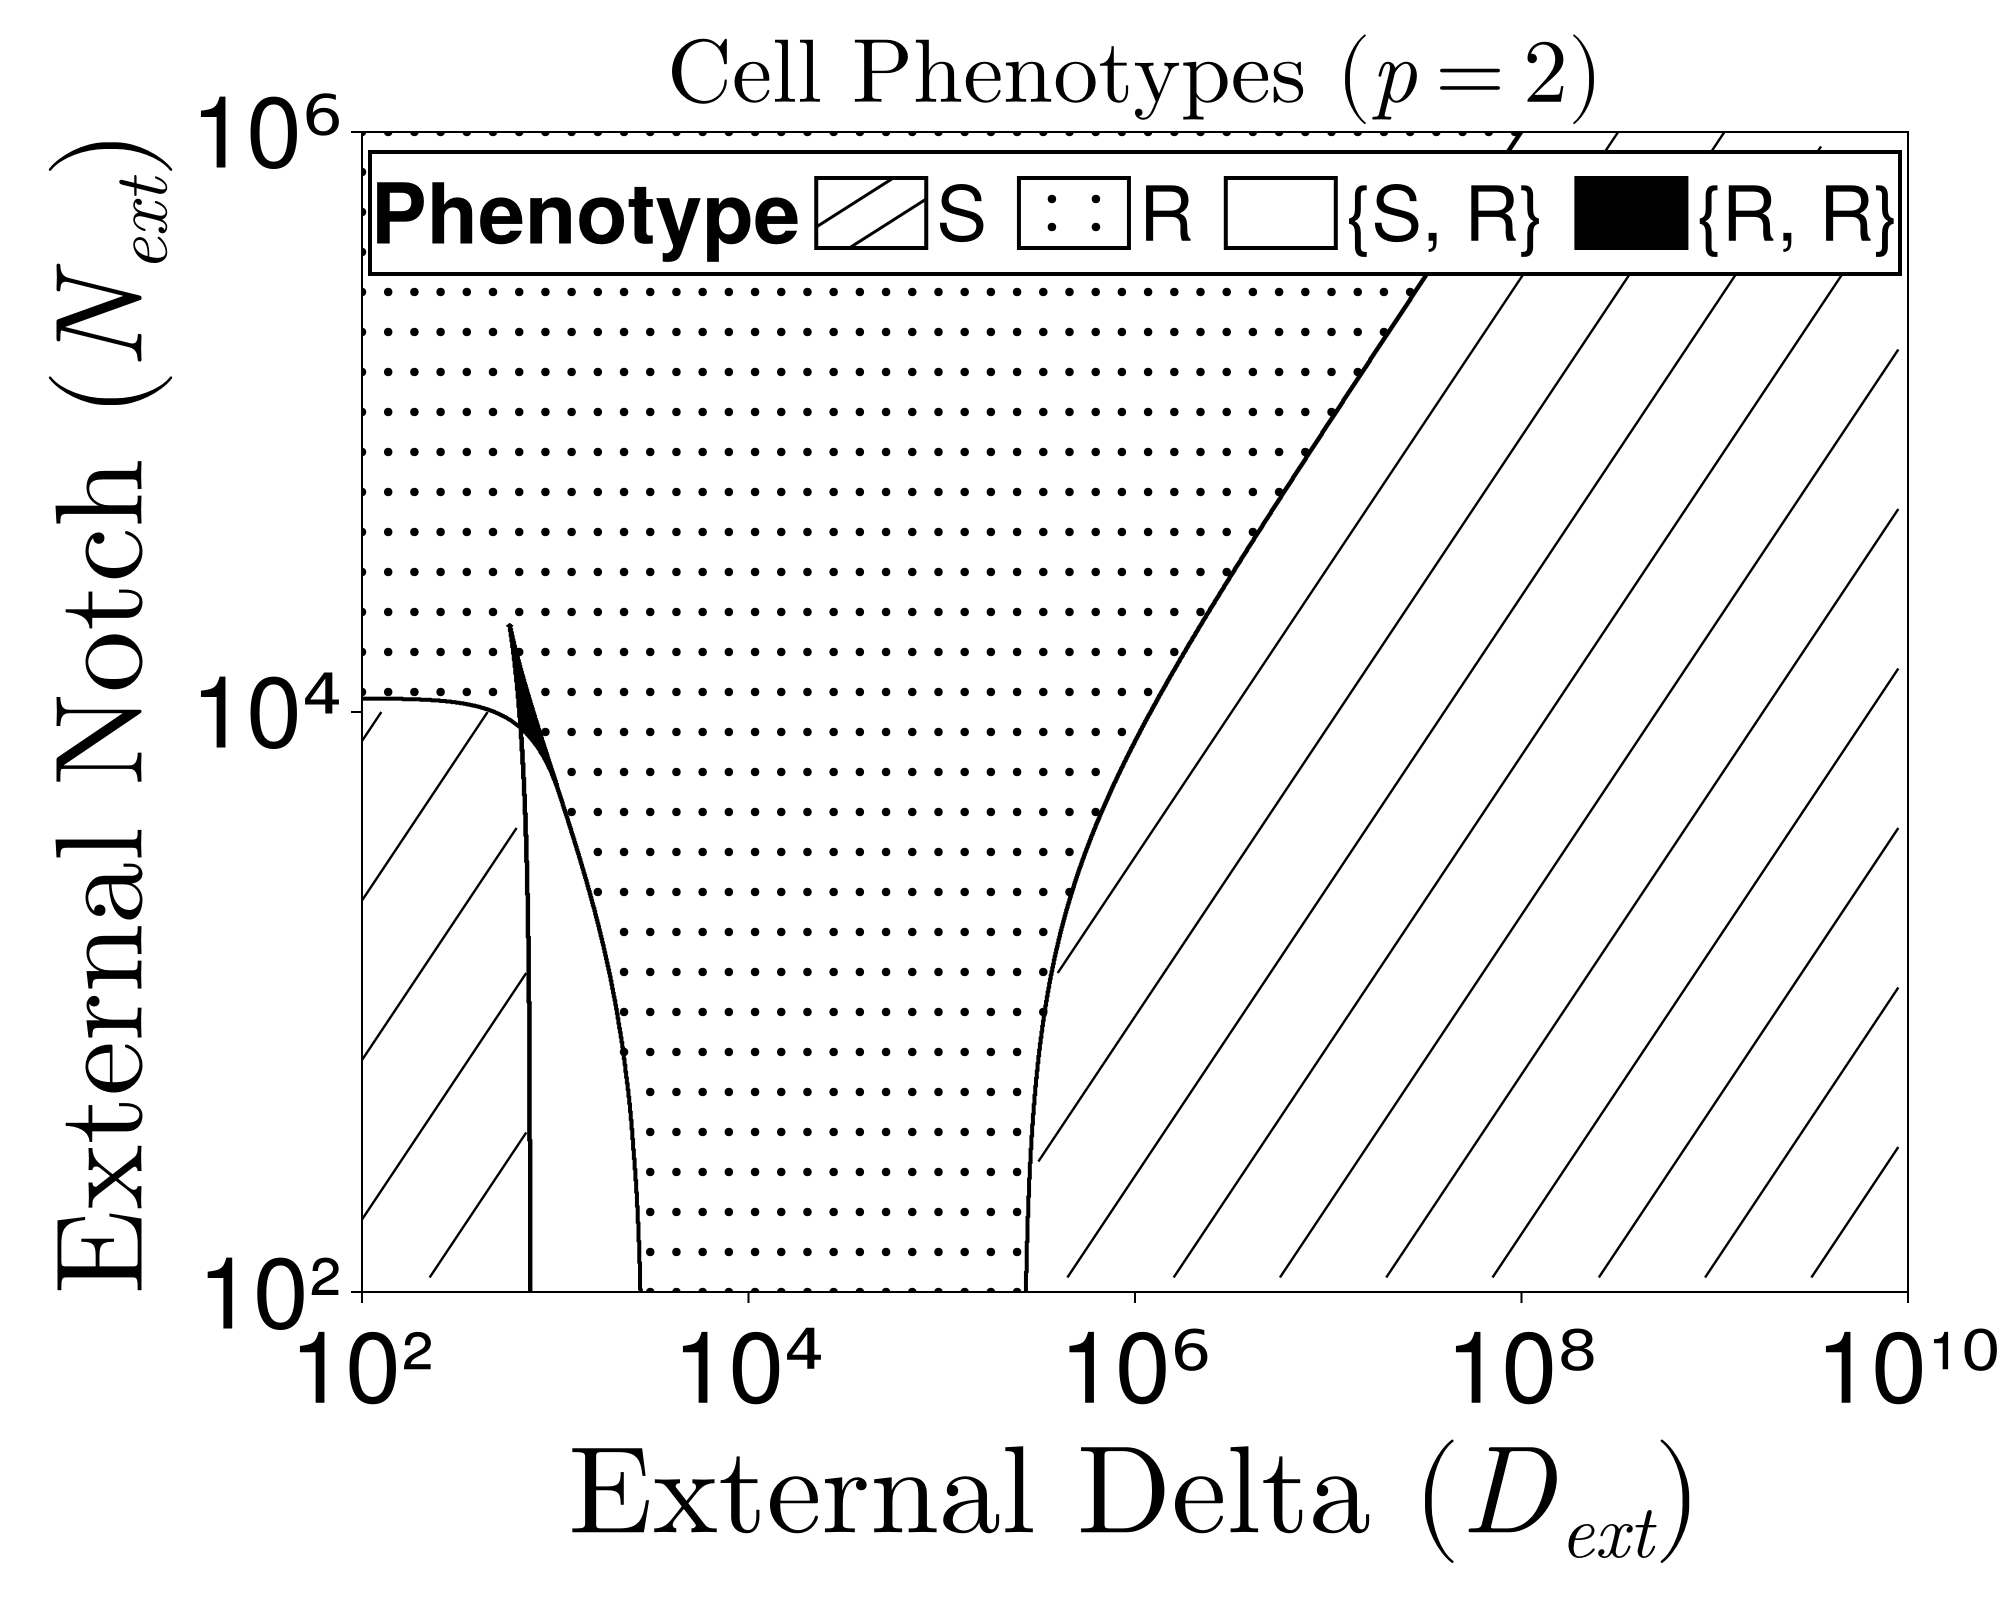

Reproduce this figure in Julia.
# Julia code for generating a BLACK-AND-WHITE phenotype bifurcation
# w.r.t Dext and Next for the model in Boareto et al 2015 PNAS.
# Color-blind-safe rendering using patterns instead of color:
#
#   S       -> diagonal "/" marks
#   R       -> small filled dots
#   {S,R}   -> empty (pure white)
#   {R,R}   -> solid black fill
#   {S,S}   -> "X" marks  (rare for p=2, included as a safety net)
#
# Yuxin Liang, Ling Xue, Kun Zhao, Xiaoming Zheng

using CairoMakie
using LaTeXStrings
using Roots
_t_start = time()   # --- start runtime timer ---

# --- 1. Parameters ---
const p = 2
const γ = 0.1
const γI = 0.5
const kC = 5e-4
const kT = 5e-5
const βN = 500.0
const βD = 1000.0
const I0 = 200.0

const N0, D0 = βN / γ, βD / γ
const K_const = (βN * kT) / (I0 * γI * γ)
const αd, αn = (kC * βD) / (γ^2), (kC * βN) / (γ^2)

# --- 2. Robust Classification ---
function get_phenotype(Dext::Float64, Next::Float64)
    bi = K_const * Dext
    bd = (kT * Dext / γ) + 1.0
    bn = (kT * Next / γ) + 1.0
    f(N) = (2.0 - (1.0/(1.0 + (bi*N)^p))) -
           (αd*N*( (1.0/(1.0 + (bi*N)^p)) / (αn*N + bn) ) + bd*N)
    roots = Float64[]
    test_range = range(1e-9, 2.1, length=300)
    for i in 1:(length(test_range)-1)
        try
            if f(test_range[i]) * f(test_range[i+1]) < 0
                push!(roots, find_zero(f, (test_range[i], test_range[i+1])))
            end
        catch; continue; end
    end
    stable_roots = length(roots) >= 3 ? [roots[1], roots[end]] :
                   (length(roots) > 0 ? [roots[1]] : Float64[])
    if isempty(stable_roots); return 0.0; end
    states = Symbol[]
    for nr in stable_roots
        H = 1.0 / (1.0 + (bi * nr)^p)
        dr = H / (αn * nr + bn)
        push!(states, (nr * N0 > dr * D0) ? :R : :S)
    end
    if length(states) == 1
        return states[1] == :S ? 0.0 : 1.0
    else
        if all(s -> s == :R, states); return 3.0
        elseif all(s -> s == :S, states); return 4.0
        else; return 2.0; end
    end
end

# --- 3. Compute high-resolution classification grid ---
res = 2000
d_vals = collect((10.0).^range(2, 10, length=res))
n_vals = collect((10.0).^range(2,  6, length=res))
grid_data = zeros(Float64, length(n_vals), length(d_vals))

println("Calculating high-resolution grid...")
for i in 1:length(n_vals), j in 1:length(d_vals)
    grid_data[i, j] = get_phenotype(d_vals[j], n_vals[i])
end

# --- 4. Build the base layer:
#         white everywhere except {R,R} which is filled black ---
base_grid = ones(Float64, size(grid_data))   # 1.0 = white
for k in eachindex(grid_data)
    if grid_data[k] == 3.0          # {R,R}
        base_grid[k] = 0.0          # 0.0 = black
    end
end

# --- 5. Plotting ---
println("Plotting...")
begin
    fig = Figure(size = (1000, 800), fontsize = 30,
                 figure_padding = (15, 40, 15, 15))
    gl = fig[1, 1] = GridLayout()

    ax = Axis(gl[1, 1],
              title = L"\text{Cell Phenotypes } (p=%$p)",
              titlesize = 45,
              xlabel = L"\text{External Delta } (D_{ext})",
              ylabel = L"\text{External Notch } (N_{ext})",
              xlabelsize = 62,
              ylabelsize = 62,
              xticklabelsize = 50,
              yticklabelsize = 50,
              xscale = log10,
              yscale = log10,
              aspect = 4/3)

    ax.xticks = ([10^2, 10^4, 10^6, 10^8, 10^10],
                 ["10²", "10⁴", "10⁶", "10⁸", "10¹⁰"])
    ax.yticks = ([10^2, 10^4, 10^6], ["10²", "10⁴", "10⁶"])
    CairoMakie.xlims!(ax, 10^2, 10^10)
    CairoMakie.ylims!(ax, 10^2, 10^6)

    # Base: black for {R,R}, white for everything else
    CairoMakie.heatmap!(ax, d_vals, n_vals, base_grid',
        colormap = [:black, :white], colorrange = (0, 1),
        interpolate = false)

    # ---- Helper: test whether a (log_d, log_n) point lies in a given region ----
    log_d_min, log_d_max = 2.0, 10.0
    log_n_min, log_n_max = 2.0,  6.0
    in_plot(log_d, log_n) =
        log_d_min <= log_d <= log_d_max && log_n_min <= log_n <= log_n_max
    function region_at(log_d, log_n)
        if !in_plot(log_d, log_n); return -1.0; end
        d_idx = clamp(round(Int,
            (log_d - log_d_min) / (log_d_max - log_d_min) * (res - 1) + 1), 1, res)
        n_idx = clamp(round(Int,
            (log_n - log_n_min) / (log_n_max - log_n_min) * (res - 1) + 1), 1, res)
        return grid_data[n_idx, d_idx]
    end

    # ---- Continuous diagonal hatch lines in the S region ----
    # In log-coordinates, the diagonal family is log(N) = log(D) + c.
    # Each line is sampled finely and split into segments wherever it
    # crosses out of the S region, so segments run from one region
    # boundary to the next.
    hatch_spacing = 0.55     # spacing between hatch lines, in log10 units
    walk_step     = 0.05     # sampling step along each line, in log10 units
    c_min = log_n_min - log_d_max
    c_max = log_n_max - log_d_min

    for c in c_min:hatch_spacing:c_max
        seg_log_d = Float64[]
        seg_log_n = Float64[]
        log_d = log_d_min
        while log_d <= log_d_max
            log_n = log_d + c
            if in_plot(log_d, log_n) && region_at(log_d, log_n) == 0.0
                push!(seg_log_d, log_d)
                push!(seg_log_n, log_n)
            else
                # End of an S segment: emit it
                if length(seg_log_d) >= 2
                    lines!(ax, 10.0 .^ seg_log_d, 10.0 .^ seg_log_n;
                           color = :black, linewidth = 1.2)
                end
                empty!(seg_log_d); empty!(seg_log_n)
            end
            log_d += walk_step
        end
        if length(seg_log_d) >= 2
            lines!(ax, 10.0 .^ seg_log_d, 10.0 .^ seg_log_n;
                   color = :black, linewidth = 1.2)
        end
    end

    # ---- R and {S,S} regions: marker overlays at a coarse grid ----
    pattern_res_d = 60
    pattern_res_n = 30
    pattern_d = collect((10.0).^range(2, 10, length=pattern_res_d))
    pattern_n = collect((10.0).^range(2,  6, length=pattern_res_n))

    r_x, r_y   = Float64[], Float64[]
    ss_x, ss_y = Float64[], Float64[]

    for di in 1:length(pattern_d), ni in 1:length(pattern_n)
        v = region_at(log10(pattern_d[di]), log10(pattern_n[ni]))
        if     v == 1.0;  push!(r_x,  pattern_d[di]); push!(r_y,  pattern_n[ni])
        elseif v == 4.0;  push!(ss_x, pattern_d[di]); push!(ss_y, pattern_n[ni])
        end
    end

    # R: small filled dots
    if !isempty(r_x)
        scatter!(ax, r_x, r_y; marker = :circle, markersize = 6, color = :black)
    end
    # {S,S}: "X" character (rare for p=2)
    if !isempty(ss_x)
        scatter!(ax, ss_x, ss_y; marker = 'X', markersize = 18, color = :black)
    end

    # ---- Region boundaries (solid black contour lines) ----
    # Phenotype values are 0 (S), 1 (R), 2 ({S,R}), 3 ({R,R}), 4 ({S,S});
    # half-integer levels separate the regions.
    CairoMakie.contour!(ax, d_vals, n_vals, grid_data';
        levels    = [0.5, 1.5, 2.5, 3.5],
        color     = :black,
        linewidth = 2.0)

    # ---- Legend ----
    # Each entry is a black-bordered square; the pattern is drawn inside.
    border_white = PolyElement(polycolor = :white,
                               polystrokecolor = :black, polystrokewidth = 2)
    border_black = PolyElement(polycolor = :black,
                               polystrokecolor = :black, polystrokewidth = 2)

    # Two parallel slanted lines that reach the boundary of the legend square.
    # Coordinates are in the swatch's local [0,1] x [0,1] frame.
    s_line_1 = LineElement(
                   points = Point2f[(0.0, 0.30), (0.70, 1.00)],
                   color  = :black, linewidth = 1.5)
    s_line_2 = LineElement(
                   points = Point2f[(0.30, 0.0), (1.00, 0.70)],
                   color  = :black, linewidth = 1.5)

    s_swatch  = [border_white, s_line_1, s_line_2]
    r_swatch  = [border_white,
                 MarkerElement(marker = :circle, markersize = 6, color = :black,
                               points = Point2f[(0.30, 0.30), (0.70, 0.30),
                                                (0.30, 0.70), (0.70, 0.70)])]
    sr_swatch = [border_white]
    rr_swatch = [border_black]

    Legend(fig,
        [s_swatch, r_swatch, sr_swatch, rr_swatch],
        ["S", "R", "{S, R}", "{R, R}"],
        "Phenotype";
        labelsize     = 38,
        titlesize     = 42,
        patchsize     = (55, 35),
        bbox          = ax.scene.viewport,
        halign        = :center,
        valign        = :top,
        width         = Relative(0.99),
        margin        = (0, 0, 10, 10),
        orientation   = :horizontal,
        nbanks        = 1,
        titleposition = :left,
        backgroundcolor = :white,
        framevisible  = true,
        framewidth    = 2.0)

    resize_to_layout!(fig)
    display(fig)
    save("pheno_p2_BW.png", fig)
    println("Saved as pheno_p2_BW.png")
end

println("Running time: ", round(time() - _t_start, digits=2), " seconds")
